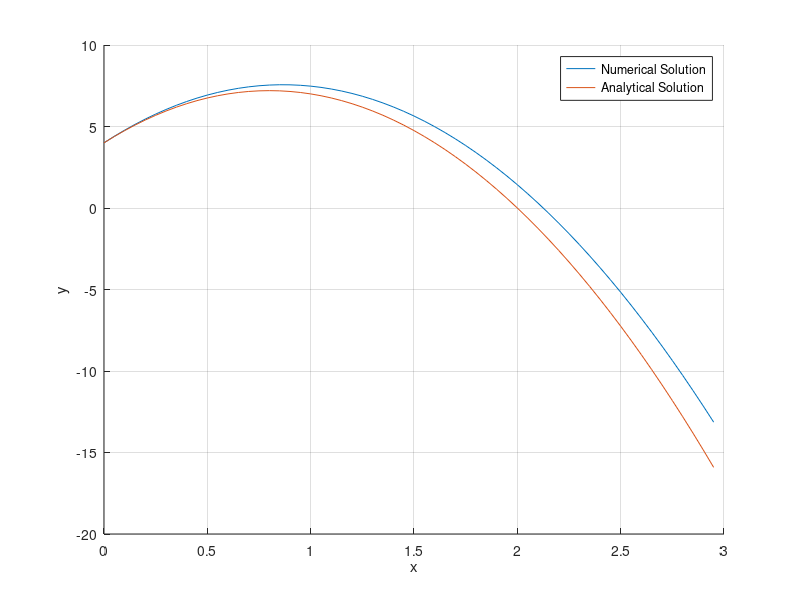
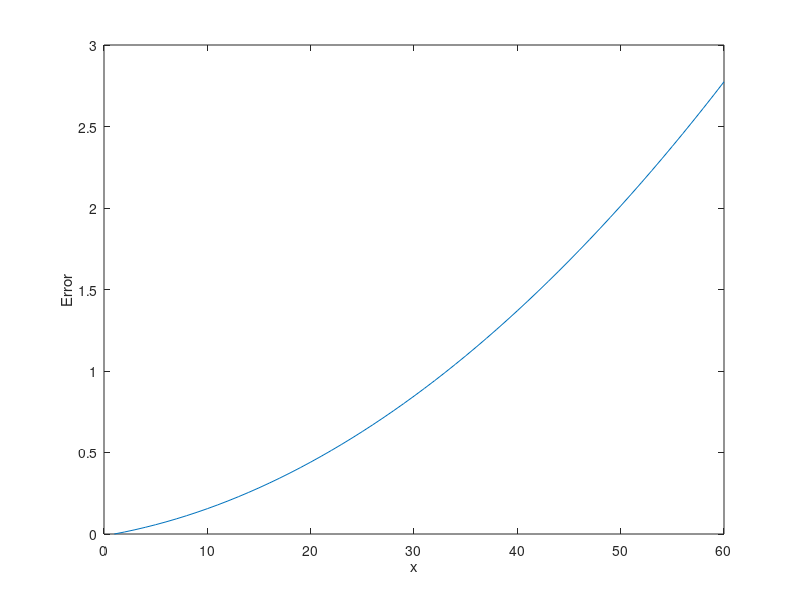

Reproduce these figures in MATLAB, in order.
clc
f=@(x,y) (2*y-18*x)./(1+x);

n=60;
h=3/n;

y=zeros(1,n);
x=zeros(1,n);
x(1)=0;
y(1)=4;

for i=1:n-1
    x(i+1)=x(1)+i*h;
    t=f(x(i),y(i));
    y(i+1)=y(i)+h*t;
end
grid on
hold on
plot(x,y)
plot(x,-5*x.^2+8*x+4)
legend('Numerical Solution','Analytical Solution')
xlabel('x')
ylabel('y')
hold off

figure()
plot(abs(y+5*x.^2-8*x-4))
xlabel('x')
ylabel('Error')